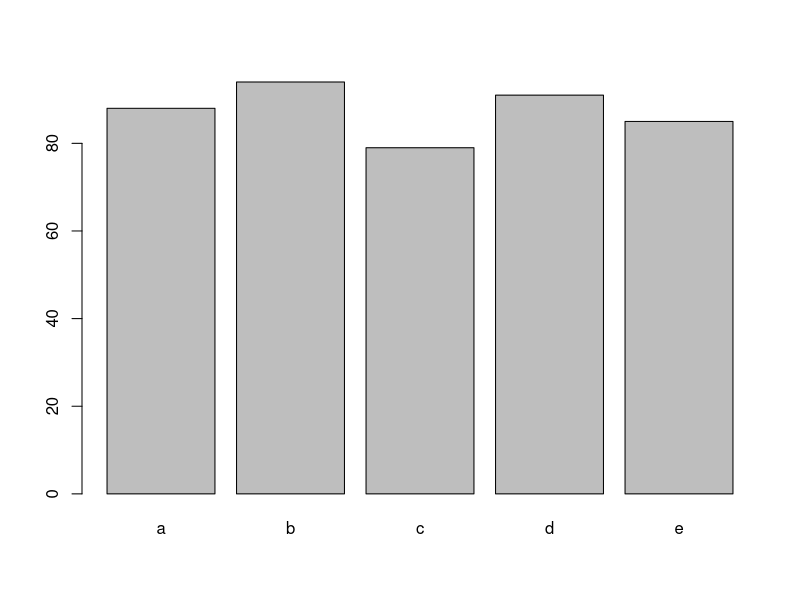
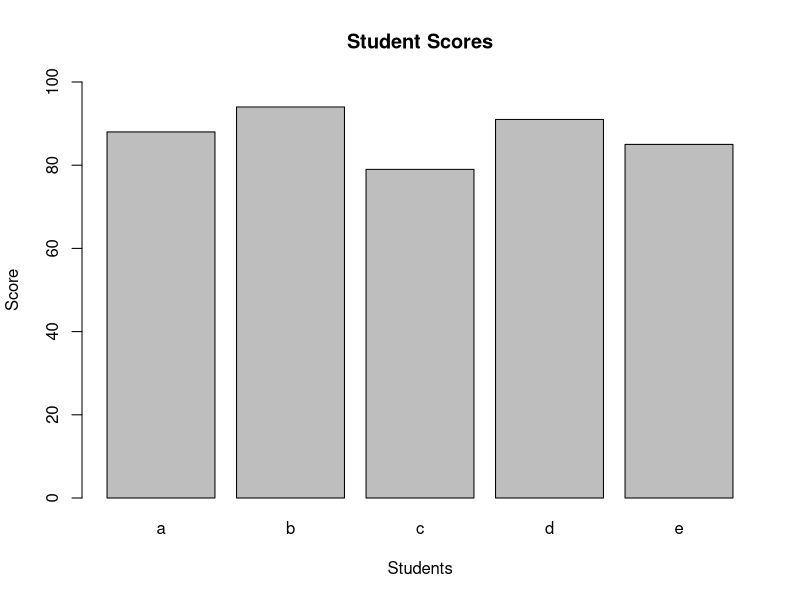

Generate these figures, in order, with R:
## ---- chunk 1
library(ggplot2)


## ---- chunk 2
# This is a comment
Quiz_1 <- 88.  # This is how you assign a value to a nmae
Quiz_2 <- 94
Quiz_3 <- 79


Quiz_1


# averaging

(Quiz_1 + Quiz_2 + Quiz_3) / 3

# mean function 

mean(Quiz_1 + Quiz_2 + Quiz_3) # Not correct, just adds everything up 
mean(Quiz_1, Quiz_2, Quiz_3) # Not correct, it just takes the mean of the first value 
mean(c(Quiz_1, Quiz_2, Quiz_3)) # Correct!

# List 

list <- c(Quiz_1, Quiz_2, Quiz_3)

mean(list)

average <- mean(list)

# Assigning New value
Quiz_3 <- 99
Quiz_3

average

list <- c(Quiz_1, Quiz_2, Quiz_3)
average <- mean(list)
average

# Round a number 
round(average, 2)
## ---- chunk 3
scores <- c(88,94,79,91,85)
scores

mean(scores)
min(scores)
max(scores)
length(scores)

summary(scores)

students <- c("a", "b", "c", "d", "e")
students

#barplot
barplot(scores, names.arg = students)

barplot(scores, names.arg = students, ylim = c(0, 100),, main = "Student Scores", xlab = "Students", y = "Score")
## ---- chunk 4

## ---- chunk 5
